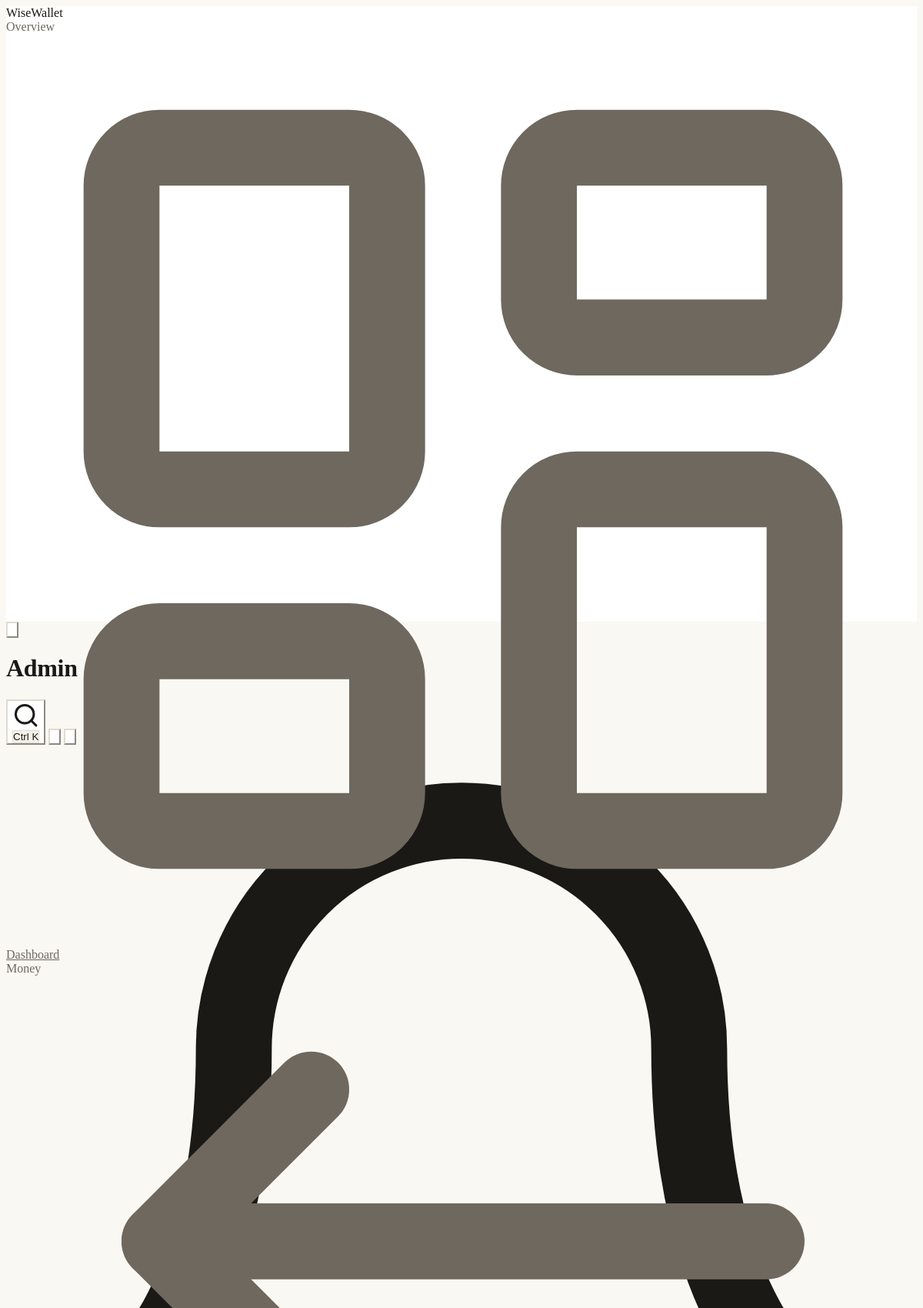
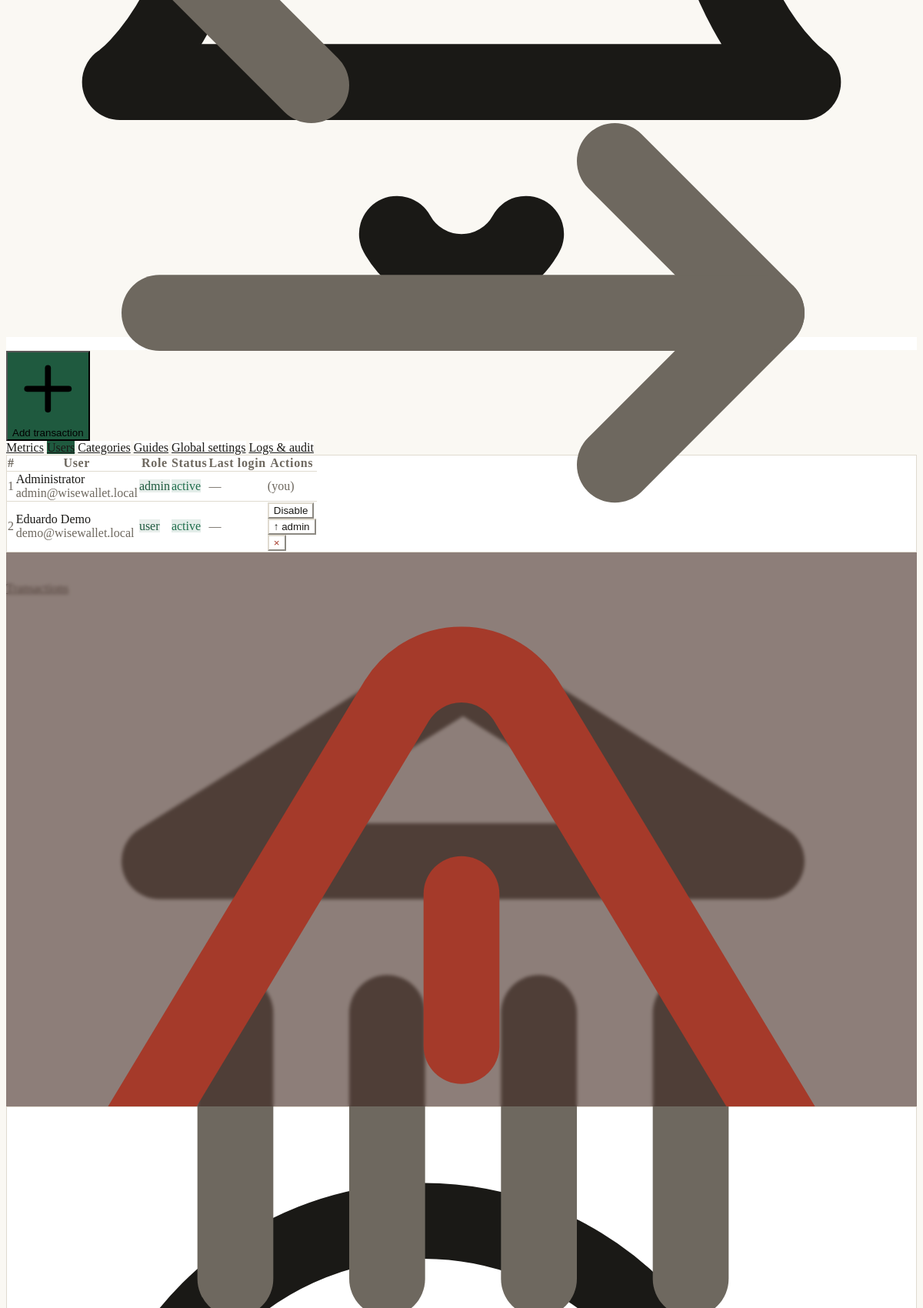
Page /admin/users (signed in, upper part) on the committed database (2 pictures, top to bottom).
### tables this page shows
CREATE TABLE `users` (
  `id`            INT UNSIGNED NOT NULL AUTO_INCREMENT,
  `name`          VARCHAR(120) NOT NULL,
  `email`         VARCHAR(190) NOT NULL,
  `password_hash` VARCHAR(255) NOT NULL,
  `role`          ENUM('user','admin') NOT NULL DEFAULT 'user',
  `currency`      CHAR(3) NOT NULL DEFAULT 'EUR',
  `theme`         ENUM('dark','light') NOT NULL DEFAULT 'light',
  `privacy_mode`  TINYINT(1) NOT NULL DEFAULT 0,
  `email_notifications` TINYINT(1) NOT NULL DEFAULT 1,
  `points`        INT NOT NULL DEFAULT 0,
  `is_active`     TINYINT(1) NOT NULL DEFAULT 1,
  `last_login_at` DATETIME NULL,
  `totp_secret`   VARCHAR(64) NULL,
  `totp_enabled`  TINYINT(1) NOT NULL DEFAULT 0,
  `locked_until`  DATETIME NULL,
  `created_at`    DATETIME NOT NULL DEFAULT CURRENT_TIMESTAMP,
  `updated_at`    TIMESTAMP NOT NULL DEFAULT CURRENT_TIMESTAMP ON UPDATE CURRENT_TIMESTAMP,
  PRIMARY KEY (`id`),
  UNIQUE KEY `uq_users_email` (`email`)
);

### app/Database.php (called while the page is built, shortened)
<?php
final class Database
{
    private static ?PDO $pdo = null;
    public static function pdo(): PDO
    {
        if (self::$pdo instanceof PDO) {
            return self::$pdo;
        }
        $host = (string) ww_config('DB_HOST', '127.0.0.1');
        $port = (string) ww_config('DB_PORT', '3306');
        $name = (string) ww_config('DB_NAME', 'wisewallet');
        $user = (string) ww_config('DB_USER', 'root');
        $pass = (string) ww_config('DB_PASS', '');
        $dsn = "mysql:host={$host};port={$port};dbname={$name};charset=utf8mb4";
        try {
            self::$pdo = new PDO($dsn, $user, $pass, [
                PDO::ATTR_ERRMODE            => PDO::ERRMODE_EXCEPTION,
                PDO::ATTR_DEFAULT_FETCH_MODE => PDO::FETCH_ASSOC,
                PDO::ATTR_EMULATE_PREPARES   => false,
                PDO::ATTR_STRINGIFY_FETCHES  => false,
            ]);
        } catch (PDOException $e) {
            error_log('DB connection failed: ' . $e->getMessage());
            http_response_code(503);
            if (WW_DEBUG) {
                exit('Database connection failed: ' . htmlspecialchars($e->getMessage(), ENT_QUOTES));
            }
            exit('Service temporarily unavailable. Please try again later.');
        }
        return self::$pdo;
    }
    public static function all(string $sql, array $params = []): array
    {
        $stmt = self::pdo()->prepare($sql);
        $stmt->execute($params);
        return $stmt->fetchAll();
    }
}

### app/helpers.php (called while the page is built, shortened)
<?php
function e($value): string
{
    return htmlspecialchars((string) ($value ?? ''), ENT_QUOTES | ENT_SUBSTITUTE, 'UTF-8');
}

### app/Security/Auth.php (called while the page is built, shortened)
<?php
final class Auth
{
    public static function id(): ?int
    {
        return isset($_SESSION['user_id']) ? (int) $_SESSION['user_id'] : null;
    }
}

### public/admin/users.php (the view, shortened to what this page needs)
<?php
$me = Auth::id();
$users = Database::all("SELECT id,name,email,role,is_active,points,last_login_at,created_at FROM users ORDER BY id");
require __DIR__ . '/../../app/views/partials/app_head.php';
require __DIR__ . '/../../app/views/partials/admin_nav.php';
?>
<div class="card overflow-hidden">
  <table class="table">
    <thead><tr><th>#</th><th>User</th><th>Role</th><th>Status</th><th>Last login</th><th class="text-right">Actions</th></tr></thead>
    <tbody>
    <?php foreach ($users as $u): ?>
      <tr>
        <td class="text-soft"><?= $u['id'] ?></td>
        <td><div class="font-medium"><?= e($u['name']) ?></div><div class="text-xs text-soft"><?= e($u['email']) ?></div></td>
        <td><span class="badge-brand"><?= e($u['role']) ?></span></td>
        <td><?= $u['is_active'] ? '<span class="badge-pos">active</span>' : '<span class="badge-neg">inactive</span>' ?></td>
        <td class="text-xs text-soft"><?= $u['last_login_at'] ? date('d M Y H:i', strtotime($u['last_login_at'])) : '—' ?></td>
        <td class="text-right">
          <?php if ($u['id'] !== $me): ?>
            <div class="inline-flex gap-1">
              <form method="post" class="inline"><button class="btn-ghost btn-sm"><?= $u['is_active'] ? 'Disable' : 'Enable' ?></button></form>
              <form method="post" class="inline"><button class="btn-ghost btn-sm"><?= $u['role'] === 'admin' ? '↓ user' : '↑ admin' ?></button></form>
              <form method="post" class="inline" data-confirm-submit="Delete this user and all their data? This cannot be undone."><button class="btn-ghost btn-sm text-neg">&times;</button></form>
            </div>
          <?php else: ?><span class="text-xs text-soft">(you)</span><?php endif; ?>
        </td>
      </tr>
    <?php endforeach; ?>
    </tbody>
  </table>
</div>
<?php require __DIR__ . '/../../app/views/partials/app_foot.php';

### src/css/app.css (style rules this page uses)
:root { --paper: 250 248 243; --surface: 255 255 255; --surface-2: 244 241 234; --ink: 26 25 22; --ink-soft: 110 104 95; --line: 224 219 208; --accent: 31 90 63; --pos: 31 110 76; --neg: 165 58 42; --warn: 150 110 36; }

### rows in the picture
users: id "1", name "Administrator", email "admin@wisewallet.local", role "admin", is_active "active", shows "(you)"
users: id "2", name "Eduardo Demo", email "demo@wisewallet.local", role "user", is_active "active", shows "↑ admin"

### other values in the picture
$group "Overview"
$label "Dashboard"
$group "Money"
$label "Transactions"
$title "Admin"
$label "Metrics"
$label "Users"
$label "Categories"
$label "Guides"
$label "Global settings"
$label "Logs & audit"
